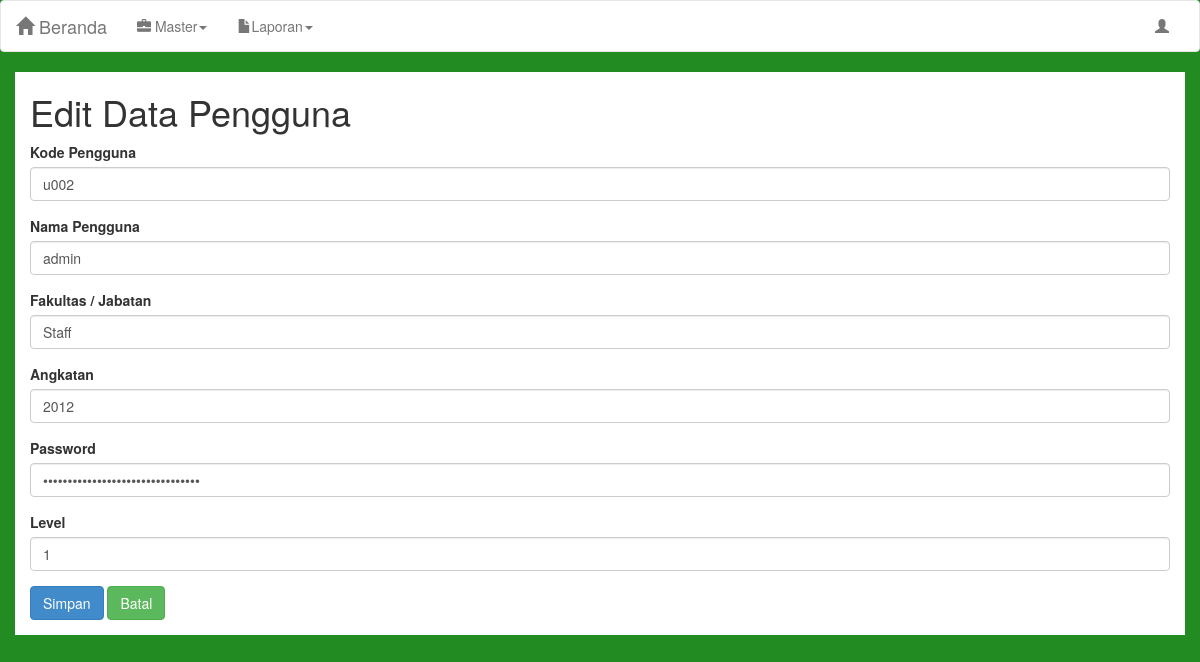
Before: /master/users/edit.php?id=2 (signed in) with the older database file.
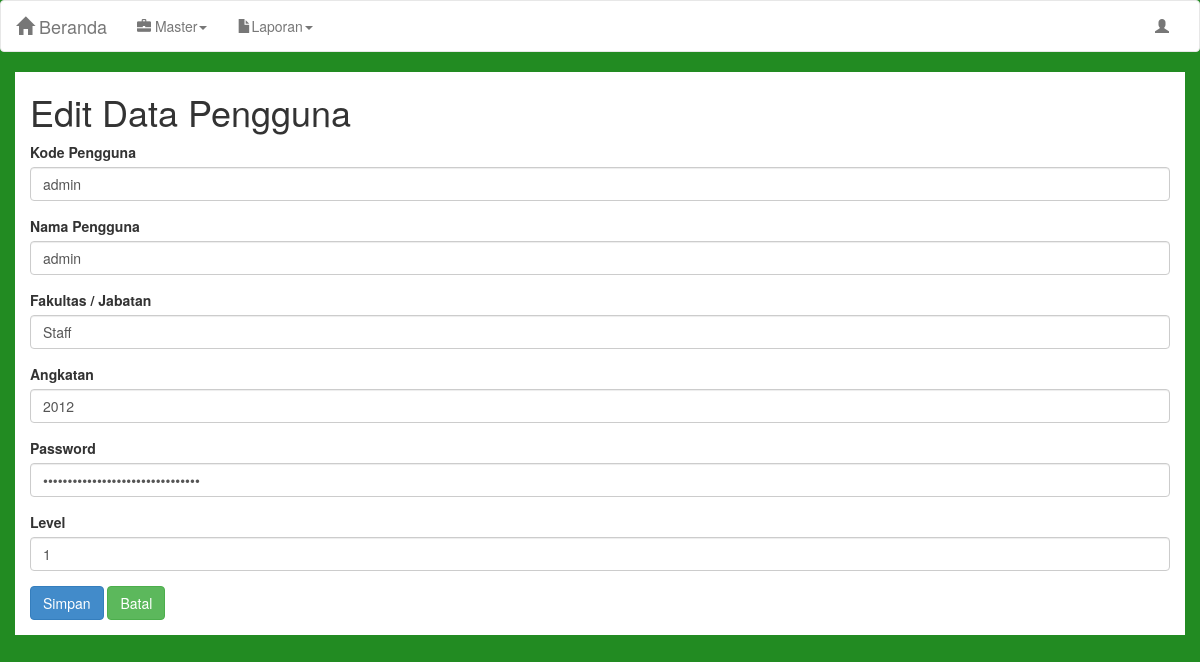
After: the same page with the newer database file.
### tables this page shows
CREATE TABLE IF NOT EXISTS `users` (
  `id` int(11) NOT NULL AUTO_INCREMENT,
  `kode_user` varchar(20) NOT NULL,
  `password` varchar(255) NOT NULL,
  `nama` varchar(50) NOT NULL,
  `fakultas` varchar(30) NOT NULL,
  `level` char(1) NOT NULL,
  `angkatan` varchar(20) NOT NULL,
  `foto` varchar(255) NOT NULL,
  PRIMARY KEY (`id`)
);

### koneksi/dbh.php (called while the page is built)
<?php
	class DBH {
		private static $dns="mysql:dbname=eub;host=localhost;";
		private static $user = "root";
		private static $pass= "admin";
		public static function createConnection()
		{
			return new PDO(self::$dns,self::$user,self::$pass);
		}
	}
?>

### master/users/repository.php (called while the page is built, shortened)
<?php
	require_once "../../koneksi/dbh.php";
	class Repository{
		private $dbh;
		public function __construct()
		{
			$this->dbh = DBH::createConnection();
		}
		public function getById($id)
		{
			$query = $this->dbh->prepare("SELECT * FROM users WHERE id = ?");
			$query->bindParam(1,$id);
			$query->execute();
			return $query->fetch(PDO::FETCH_OBJ);
		}
	}
?>

### master/users/edit.php (the view, shortened to what this page needs)
<?php session_start();
  include_once '../../layout/webmin/navbar.php';
  $repo = new Repository();
  $rows = $repo->getById($_GET['id']);
?>
<!DOCTYPE html>
<html lang="en">
  <head>
  </head>
  <body>
<div class="container">
    <h1>Edit Data Pengguna</h1></center>
    <form  role="form" method="post">
      <div class="form-group">
        <div>
          <label>Kode Pengguna</label>
          <input class="form-control" value="<?php echo $rows->kode_user; ?>" name="kode_user">
        </div>
      </div>
      <div class="form-group">
        <div>
          <label>Nama Pengguna</label>
          <input class="form-control" value="<?php echo $rows->nama; ?>"  name="nama_user">
        </div>
      </div>
      <div class="form-group">
        <div>
          <label>Fakultas / Jabatan</label>
          <input class="form-control" value="<?php echo $rows->fakultas; ?>" name="fakultas">
        </div>
      </div>
      <div class="form-group">
        <div>
          <label>Angkatan</label>
          <input class="form-control" value="<?php echo $rows->angkatan; ?>" name="angkatan">
        </div>
      </div>
      <div class="form-group">
        <div>
          <label>Password</label>
          <input type="password" class="form-control" value="<?php echo $rows->password; ?>" name="password">
        </div>
      </div>
      <div class="form-group">
        <div>
          <label>Level</label>
          <input class="form-control" value="<?php echo $rows->level; ?>" name="level">
        </div>
      </div>
      <div class="form-group">
        <div>
          <button type="submit" class="btn btn-primary">Simpan</button>
          <a href="index.php"><button type="button" class="btn btn-success">Batal</button></a>
        </div>
      </div>
    </form>
</div>
</body>
</html>

Changed rows visible on the page:
changed users "admin": kode_user "u002" → "admin"
